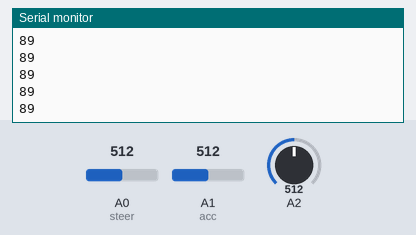
Recording of a sketch running on a simulated Arduino Uno, built with avr-gcc and run on an emulated ATmega328P. Shown: the last lines printed to the serial monitor. Inputs (shaded band) come from the test bench; at power-on: A0 (steer) = 512, A1 (acc) = 512, A2 = 512. No radio packets arrive unless stated.

Above: at 1.2 s.
1.3 s: A0 (steer) set to 716
At 1.8 s:
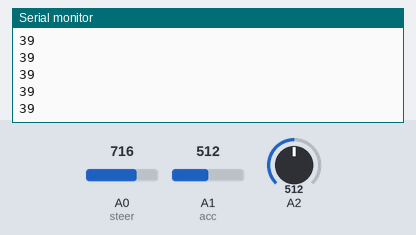
2.8 s: A0 (steer) set to 760
At 3.5 s:
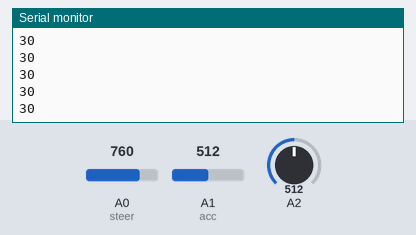
Timing chart, 0 to 5.8 s (numbered marks = the images above; inputs shaded):
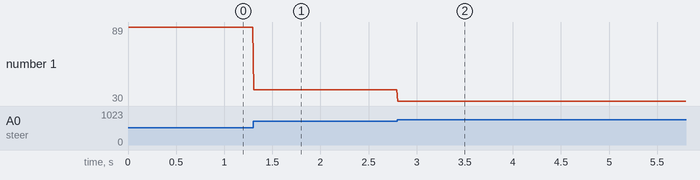

The sketch:

nrf_trans_mech.ino
```cpp
/*
* Arduino Wireless Communication Tutorial
*
*/

#include <SPI.h>
#include <nRF24L01.h>
#include <RF24.h>


RF24 radio(7, 8); // CE, CSN
#define steer A0
#define acc A1
const byte address[6] = "00001";
int gear=0;
struct data_package
{
  byte steer_val;
  byte acc_val;
  bool car;
};
data_package data;

void setup() {
  radio.begin();
  radio.openWritingPipe(address);
  radio.setAutoAck(false);
  radio.setPALevel(RF24_PA_LOW);
  radio.stopListening();
  pinMode(4,INPUT);
  pinMode(A0,INPUT);
  pinMode(A1,INPUT);

Serial.begin(9600);
}

void read_data()
{ unsigned int acc1=0;
  unsigned int str1=0;
  //gear
  gear=analogRead(A2);
  if(gear<100)
  data.car=0;
  else
  data.car=1;
//accelerator


acc1=analogRead(acc);
if(acc1<300) data.acc_val=0;
if(acc1>750) acc1=750;
if(acc1>=300) data.acc_val=map(acc1,300,750,60,255);


//steerin
str1=analogRead(steer);
if(str1<300) str1=300;
if(str1>750) str1=750;
if(str1>=300) data.steer_val=map(str1,300,750,140,30);

}

void loop() {
read_data();
Serial.println(data.steer_val);
delay(10);
radio.write(&data,sizeof(data_package));
}
```

Measured:
- after the input at 1.3 s, the serial monitor: prints a new line at once (image 1)
- after the input at 2.8 s, the serial monitor: prints a new line at once (image 2)
- plotted number 1: 89 → 39 after the input at 1.3 s, 39 → 30 after the input at 2.8 s
